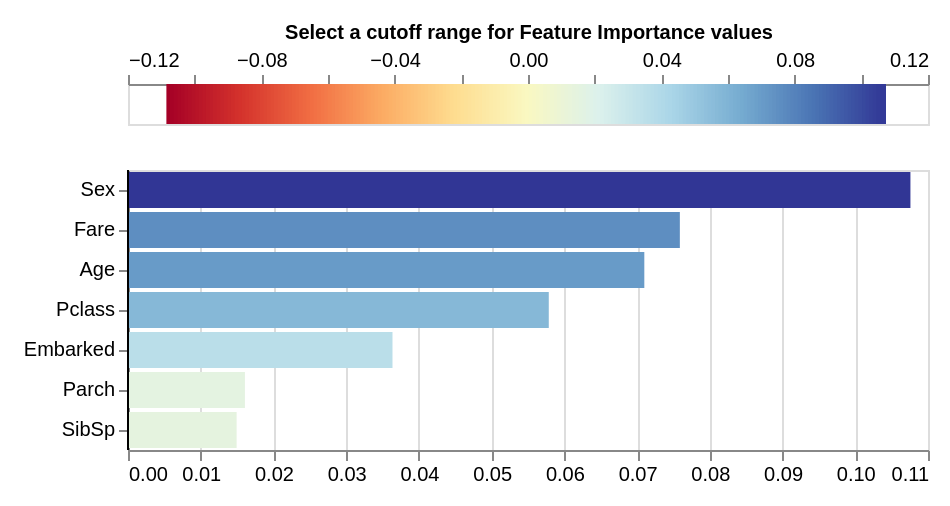

Notebook source saved alongside this figure:
### Code cell
exp.plot_features_importance()

### Figure 1 — Vega-Lite specification as saved in the notebook (floating-point values rounded to 4 significant figures; data arrays with more than 128 entries replaced by an {"elided": "..."} marker saying what was removed)
{"config": {"view": {"continuousWidth": 400, "continuousHeight": 300}, "axis": {"labelFontSize": 10, "labelLimit": 225.0}}, "vconcat": [{"layer": [{"data": {"name": "data-574dadaf69fa2762b22f467ddfa0f077"}, "mark": {"type": "rule", "strokeWidth": 3}, "encoding": {"color": {"field": "xValue", "legend": null, "scale": {"domain": [-0.1076, 0.1076], "domainMid": 0, "scheme": "redyellowblue"}, "type": "quantitative"}, "x": {"axis": {"orient": "top", "titleFontSize": 10}, "field": "xValue", "title": "Select a cutoff range for Feature Importance values ", "type": "quantitative"}}}, {"data": {"name": "data-c7bc3ae69e1253e8223f70a11d04b99d"}, "mark": {"type": "rect", "color": "black", "height": 20, "opacity": 0.4, "tooltip": true}, "encoding": {"x": {"field": "x_min", "type": "quantitative"}, "x2": {"field": "x_max"}, "y": {"axis": null, "field": "y", "type": "quantitative"}}, "selection": {"Cutter": {"type": "single", "fields": ["cutoff"], "bind": {"input": "range", "max": 0.1076, "min": 0, "name": "Importance cutoff value (±) ", "step": 0.002152}, "init": {"cutoff": 0.0}}}, "transform": [{"calculate": "(-Cutter.cutoff)", "as": "x_min"}, {"calculate": "Cutter.cutoff", "as": "x_max"}]}], "height": 20}, {"layer": [{"data": {"name": "data-add5bdc59ac4379f1c16bff353bd5f3e"}, "mark": "bar", "encoding": {"color": {"field": "value", "legend": null, "scale": {"domain": [-0.1076, 0.1076], "domainMid": 0, "scheme": "blueorange"}, "type": "quantitative"}, "tooltip": [{"field": "name", "title": "Feature", "type": "nominal"}, {"field": "value", "title": "Importance", "type": "quantitative"}], "x": {"field": "value", "title": null, "type": "quantitative"}, "y": {"field": "name", "sort": {"field": "value", "op": "mean", "order": "descending"}, "title": null, "type": "nominal"}}, "selection": {"Cutter": {"type": "single", "fields": ["cutoff"], "bind": {"input": "range", "max": 0.1076, "min": 0, "name": "Importance cutoff value (±) ", "step": 0.002152}, "init": {"cutoff": 0.0}}}, "transform": [{"filter": "((datum.value > Cutter.cutoff) || (datum.value < (-Cutter.cutoff)))"}]}, {"data": {"name": "data-9c00aa9dc2b1c1a0b4bf9b34ead12925"}, "mark": "rule", "encoding": {"x": {"field": "x", "type": "quantitative"}}}]}], "padding": 10, "$schema": "https://vega.github.io/schema/vega-lite/v4.17.0.json", "datasets": {"data-574dadaf69fa2762b22f467ddfa0f077": {"elided": "200 records"}, "data-c7bc3ae69e1253e8223f70a11d04b99d": [{"y": 0, "x": -0.5, "x2": 0.5}], "data-add5bdc59ac4379f1c16bff353bd5f3e": [{"name": "Pclass", "value": 0.05786}, {"name": "Sex", "value": 0.1076}, {"name": "Age", "value": 0.07099}, {"name": "SibSp", "value": 0.01494}, {"name": "Parch", "value": 0.01608}, {"name": "Fare", "value": 0.07588}, {"name": "Embarked", "value": 0.03637}], "data-9c00aa9dc2b1c1a0b4bf9b34ead12925": [{"x": 0}]}}
